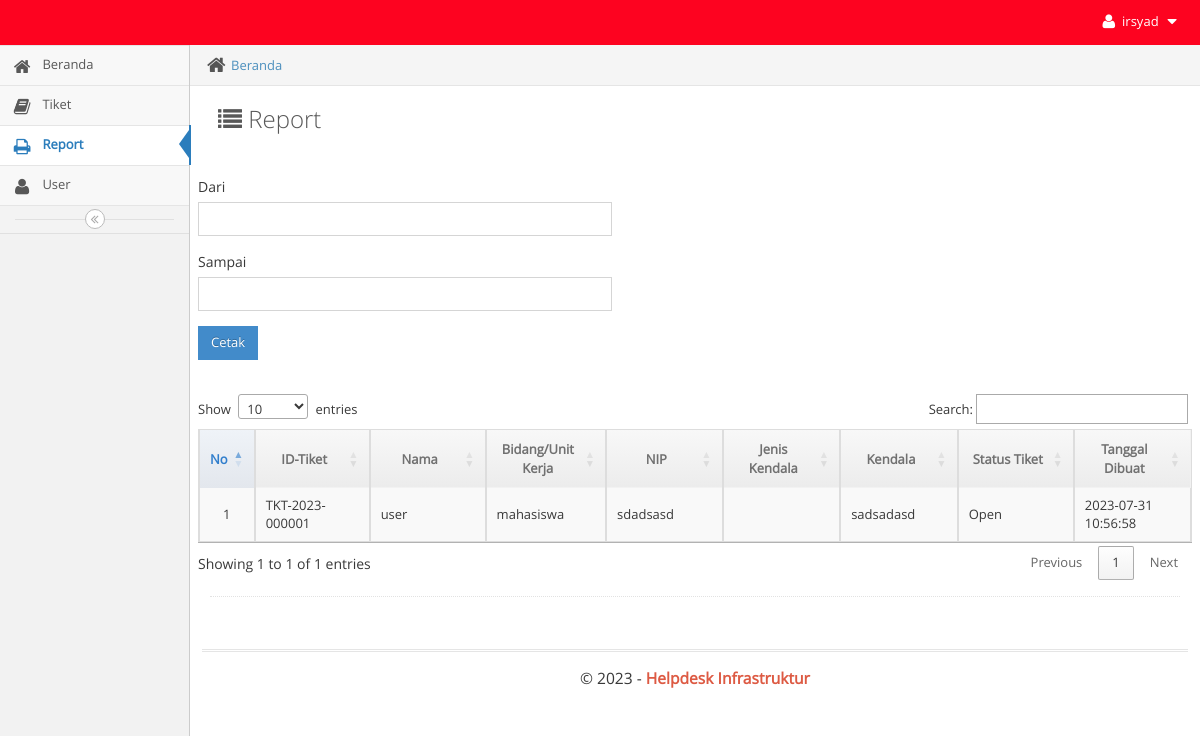
Screenshot of /main.php?module=report (signed in) with the database file from the repository.
### tables this page shows
CREATE TABLE `tiket` (
  `idtiket` varchar(200) NOT NULL,
  `departemen` varchar(100) NOT NULL,
  `nama` varchar(100) NOT NULL,
  `email` varchar(100) NOT NULL,
  `problem` varchar(100) NOT NULL,
  `foto` varchar(100) NOT NULL,
  `status` enum('Open','Pending','Closed') NOT NULL DEFAULT 'Open',
  `date` date NOT NULL,
  `createdate` timestamp NOT NULL DEFAULT current_timestamp(),
  `id_user` int(10) NOT NULL,
  `updatedate` timestamp NOT NULL DEFAULT current_timestamp(),
  `updateuser` int(10) NOT NULL,
  `priority` varchar(100) NOT NULL,
  `solveby` int(10) NOT NULL
);

### modules/tiket/report.php (the view, shortened to what this page needs)
<div class="breadcrumbs breadcrumbs-fixed" id="breadcrumbs">
    <ul class="breadcrumb">
        <li>
            <i class="ace-icon fa fa-home home-icon"></i>
            <a href="?module=beranda">Beranda</a>
        </li>
    </ul>
</div>
<div class="page-content">
    <div class="page-header">
        <h1 style="color:#585858">
            <i class="ace-icon fa fa-list"></i> Report
        </h1>
        <br>
        <br>
         <section class="content">
    <div class="row">
      <div class="col-xs-5">
        <div class="box box-primary">
          <form role="form" class="form-horizontal" action="modules/tiket/cetak.php" method="GET" enctype="multipart/form-data">
            <div class="box-body">
               <div class="form-group">
                <label>Dari</label>
                <input type="text" class="form-control date-picker" data-date-format="yyyy-mm-dd" name="dari" autocomplete="off" required>
                    </div>
                        <div class="form-group">
                        <label>Sampai</label>
                            <input type="text" class="form-control date-picker" data-date-format="yyyy-mm-dd" name="sampai" autocomplete="off" required>
                        </div>
                        <div class="form-group">
                            <input type="submit" class='btn btn-primary btn-sm' name="simpan" value="Cetak">
                                         <i style='color:#fff' class='glyphicon glyphicon-list'></i>
                                    </div>
          </div>
      </form>
  </div>
</div>
</div>
</section>
<br>
    <div class="row">
        <div class="col-xs-12">
            <div class="row">
                <div class="col-xs-12">
                    <div>
                        <div class="row">
                                <table id="dynamic-table" class="table table-striped table-bordered table-hover">
                            <thead>
                                <tr>
                                    <th class='center'>No</th>
                                    <th class='center'>ID-Tiket</th>
                                    <th class='center'>Nama</th>
                                    <th class='center'>Bidang/Unit Kerja</th>
                                    <th class='center'>NIP</th>
                                    <th class='center'>Jenis Kendala</th>
                                    <th class="center" >Kendala</th>
                                    <th class="center" >Status Tiket</th>
                                    <th class='center'>Tanggal Dibuat</th>
                                </tr>
                            </thead>
                            <?php
                            $no = 1;
                            $query = mysqli_query($mysqli, "SELECT * FROM tiket GROUP BY idtiket DESC")
                                        or die('Ada kesalahan pada query tampil Data: '.mysqli_error($mysqli));
                            while ($data = mysqli_fetch_assoc($query)) {
                            ?>
                          <td width="10" class="center"><?php echo $no; ?></td>
                                    <td width="100"><?php echo $data['idtiket']; ?></td>
                                    <td width="100"><?php echo $data['nama']; ?></td>
                                    <td width="100"><?php echo $data['departemen']; ?></td>
                                    <td width="100"><?php echo $data['email']; ?></td>
                                    <td width="100"><?php echo $data['prioritas']; ?></td>
                                    <td width="100"><?php echo $data['problem']; ?></td>
                                    <td width="100" style="background:<?php echo $warna; ?>">
                                    <?php echo $data['status']; ?></td>
                                    <td width="100"><?php echo $data['createdate']; ?></td>
                                        </div>
                                        </div>
                            <?php
                                $no++;
                            } ?>
                </div>
            </div>
        </div>
</div>
</div>

### rows the page displays
tiket: idtiket "TKT-2023-000001", nama "user", departemen "mahasiswa", email "sdadsasd", problem "sadsadasd", status "Open", createdate "2023-07-31 10:56:58"

### other values shown
$_SESSION['username'] "irsyad"
